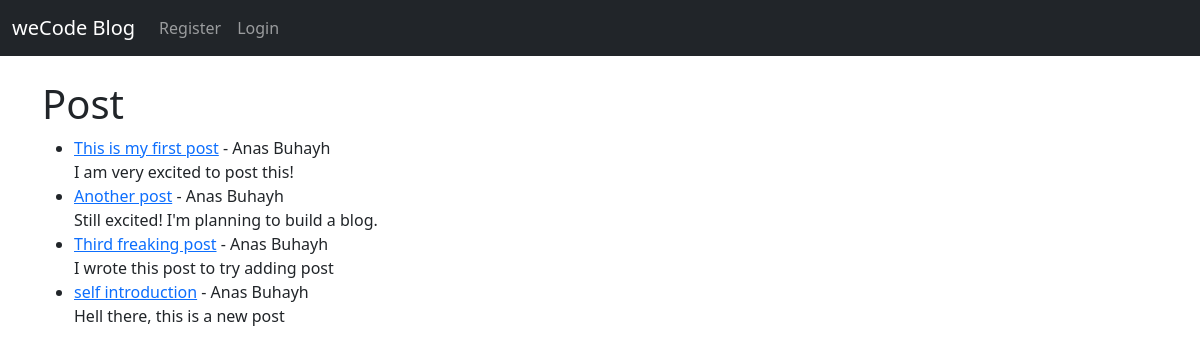
Before: / with the older database file.
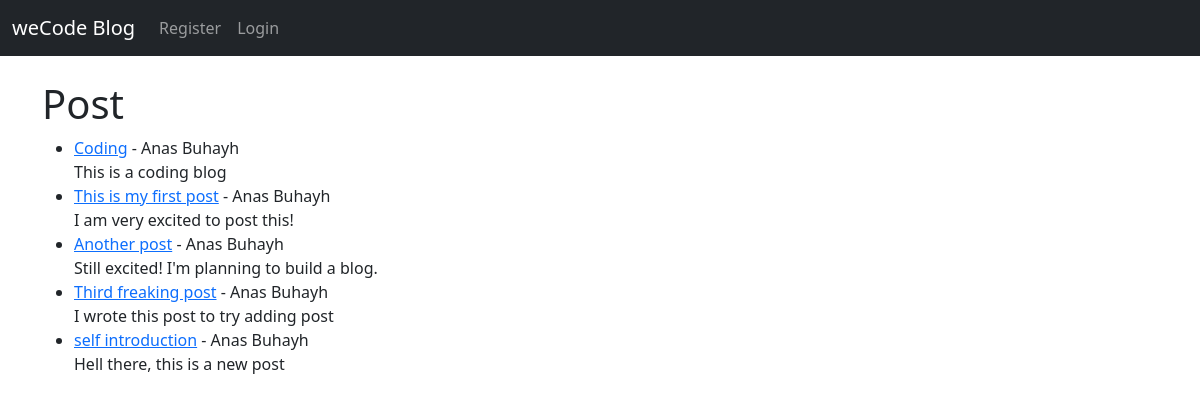
After: the same page with the newer database file.
### weCodeBlog/models.py (models this page shows, shortened)
class Post(models.Model):
    title = models.CharField(max_length=255)
    title_tag = models.CharField(max_length=255)
    author = models.ForeignKey(User, on_delete=models.CASCADE)
    body = models.TextField()
    post_date = models.DateField(auto_now_add=True)
    update_date = models.DateField(auto_now_add=True)
    category = models.CharField(max_length=255, default='web developing')

### weCodeBlog/views.py (the view)
# urls.py: path('', HomeView.as_view(), name='home'),
class HomeView(ListView):
    model = Post
    template_name = 'home.html'
    ordering = ['-post_date']

### weCodeBlog/templates/home.html (shortened to what this page needs)
{% extends 'base.html' %}
{% block content %}
<h1>Post</h1>
<ul>
{% for post in object_list %}
    <li>
        <a href="{% url 'post-detail' post.pk %}">{{ post.title }}</a>
        - {{ post.author.first_name }} {{ post.author.last_name }}
    <br>
        {{ post.body|slice:":200" }}
    </li>
{% endfor %}
</ul>
{% endblock %}

Changed rows visible on the page:
added Post: title "Coding", author.first_name "Anas", author.last_name "Buhayh", body "This is a coding blog"
